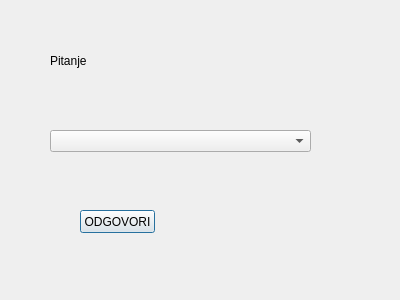
<?xml version="1.0" encoding="UTF-8"?>
<ui version="4.0">
 <class>questioncb</class>
 <widget class="QDialog" name="questioncb">
  <property name="geometry">
   <rect>
    <x>0</x>
    <y>0</y>
    <width>400</width>
    <height>300</height>
   </rect>
  </property>
  <property name="windowTitle">
   <string>Dialog</string>
  </property>
  <widget class="QComboBox" name="comboBox">
   <property name="geometry">
    <rect>
     <x>50</x>
     <y>130</y>
     <width>261</width>
     <height>22</height>
    </rect>
   </property>
  </widget>
  <widget class="QLabel" name="label">
   <property name="geometry">
    <rect>
     <x>50</x>
     <y>40</y>
     <width>281</width>
     <height>41</height>
    </rect>
   </property>
   <property name="text">
    <string>Pitanje</string>
   </property>
  </widget>
  <widget class="QPushButton" name="pushButton">
   <property name="geometry">
    <rect>
     <x>80</x>
     <y>210</y>
     <width>75</width>
     <height>23</height>
    </rect>
   </property>
   <property name="text">
    <string>ODGOVORI</string>
   </property>
  </widget>
 </widget>
 <resources/>
 <connections/>
</ui>
